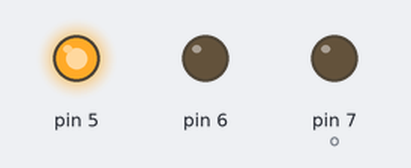
A sketch run on a simulated Arduino Uno, built with avr-gcc and run on an emulated ATmega328P. Parts: output pins drawn as LEDs (lit = HIGH).

Above: at 0.1 s.
At 5.1 s:
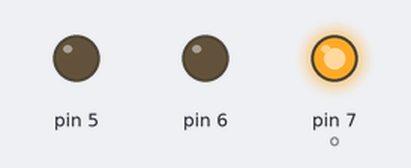
At 10.1 s:
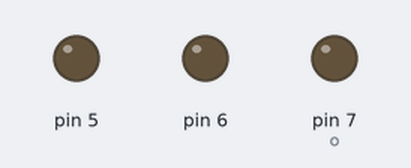
At 16.1 s:
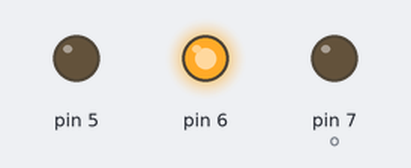
At 23.1 s:
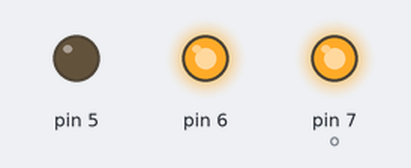
At 36.1 s:
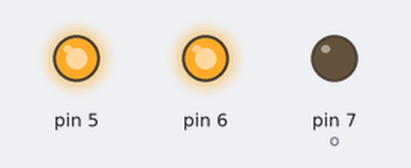
Timing chart, 0 to 37.6 s (numbered marks = the images above):
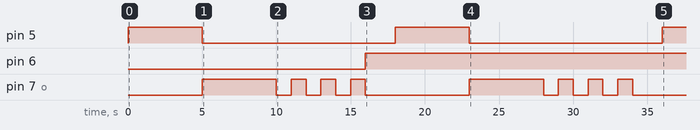

Measured:
- by itself, pin 5: alternates HIGH for 5.0 s and LOW for 13.0 s
- by itself, pin 6: LOW → HIGH at 16.0 s
- by itself, pin 7 (o): goes HIGH 5.0 s, 3 × (LOW 1.0 s, HIGH 1.0 s), LOW 7.0 s, HIGH 5.0 s, 3 × (LOW 1.0 s, HIGH 1.0 s), then LOW

The sketch:

trafficlight.ino
```cpp
void setup() {
  // put your setup code here, to run once:
  pinMode(5,OUTPUT);//r
  pinMode(6,OUTPUT);//g
  pinMode(7,OUTPUT);//o
}

void loop() {
  // put your main code here, to run repeatedly:
  digitalWrite(5,HIGH);
  delay(5000);
  digitalWrite(5,LOW);
  digitalWrite(7,HIGH);
  delay(5000);
  digitalWrite(7,LOW);
  delay(1000);
  digitalWrite(7,HIGH);
  delay(1000);
  digitalWrite(7,LOW);
  delay(1000);
  digitalWrite(7,HIGH);
  delay(1000);
  digitalWrite(7,LOW);
  delay(1000);
  digitalWrite(7,HIGH);
  delay(1000);
  digitalWrite(7,LOW);
  digitalWrite(6,HIGH);
  delay(2000);
}
```
